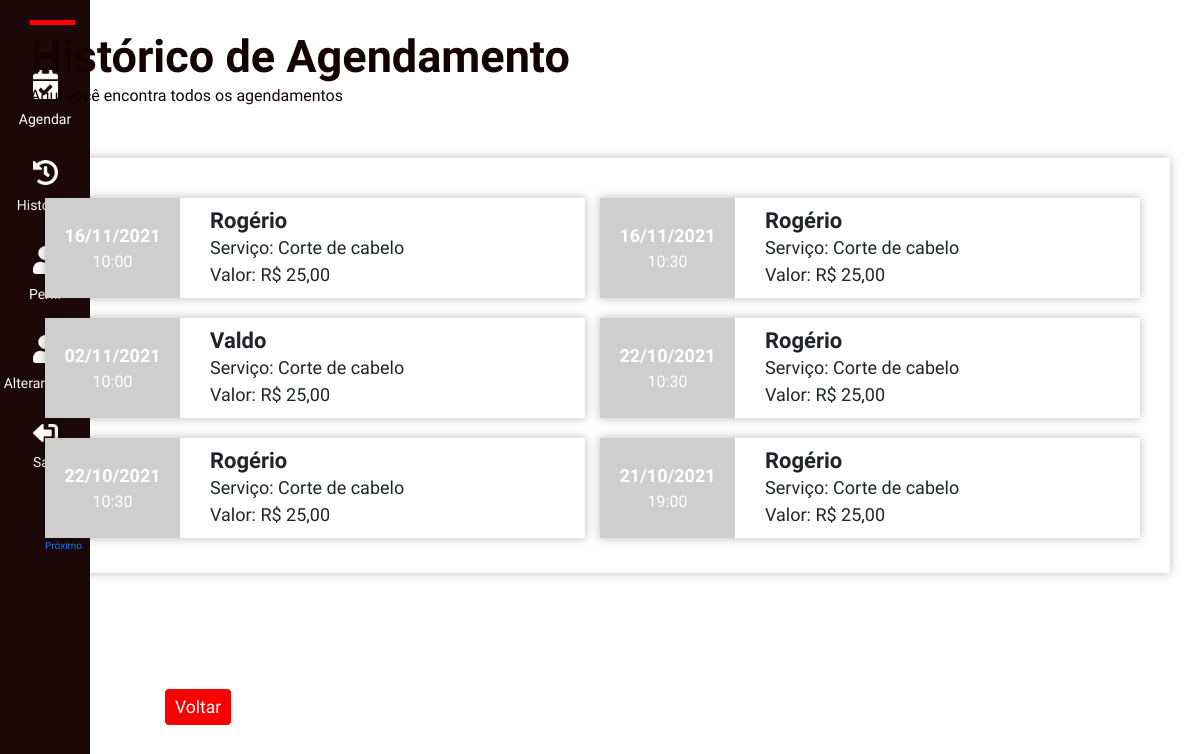
Before: /historico_reservas (signed in) with the older database file.
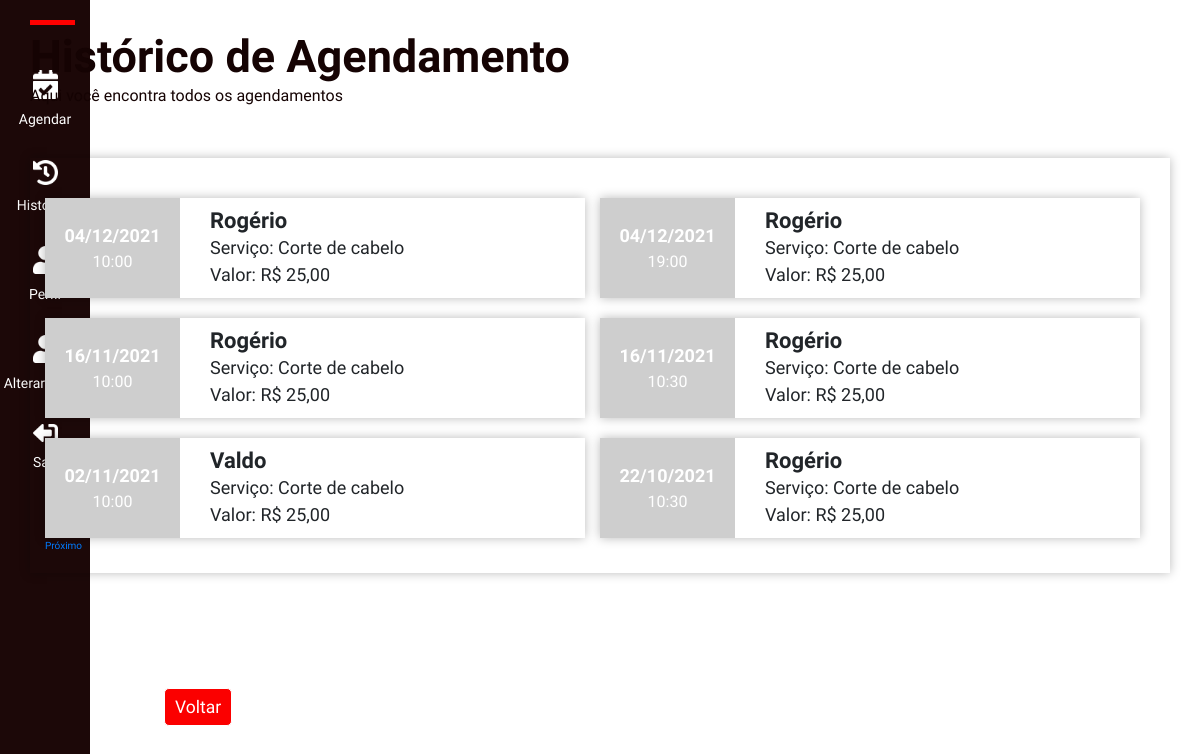
After: the same page with the newer database file.
### app/models.py (models this page shows, shortened)
class Reserva(db.Model):
    id_reserva = db.Column(db.Integer, primary_key=True)
    horario_inicio = db.Column(db.Time)
    horario_fim = db.Column(db.Time)
    data = db.Column(db.Date)
    usuario_id = db.Column(db.Integer, db.ForeignKey('usuario.id'))
    barbeiro_id = db.Column(db.Integer, db.ForeignKey('barbeiro.id_barbeiro'))
    servico_id = db.Column(db.Integer, db.ForeignKey('servico.id_servico'))
    def reservas_por_cliente(self, usuario_id):
        reservas = Reserva.query\
                .join(Usuario, Reserva.usuario_id==Usuario.id)\
                .join(Barbeiro, Reserva.barbeiro_id==Barbeiro.id_barbeiro)\
                .join(Servico, Reserva.servico_id==Servico.id_servico)\
                .add_columns(
                    Reserva.id_reserva,
                    Reserva.data,
                    Reserva.horario_inicio.label('hora'),
                    Barbeiro.nome.label('barbeiro'),
                    Servico.nome.label('servico'),
                    Servico.valor
                )\
                .filter(Reserva.usuario_id == usuario_id)\
                .order_by(desc(Reserva.data))
        return reservas

class Barbeiro(db.Model):
    id_barbeiro = db.Column(db.Integer, primary_key=True)
    nome = db.Column(db.String(100), index=True)
    email = db.Column(db.String(100), index=True, unique=True)
    senha = db.Column(db.String(128))
    status_bloqueio = db.Column(db.Boolean, default=0)
    atendimentos = db.relationship('Reserva', backref='barbeiro', lazy='dynamic')

class Servico(db.Model):
    id_servico = db.Column(db.Integer, primary_key=True)
    nome = db.Column(db.String(100))
    valor = db.Column(db.Float)
    servico_executado = db.relationship('Reserva', backref='servico', lazy='dynamic')

### app/routes.py (the view)
@app.route('/historico_reservas')
def historico_reservas():
    usuario_id = session['id_usuario']
    reservas = Reserva()
    page = request.args.get('page', 1, type=int)
    reservas = reservas.reservas_por_cliente(usuario_id).paginate(
        page, 6, False
    )
    next_url = url_for('historico_reservas', page=reservas.next_num) \
        if reservas.has_next else None
    prev_url = url_for('historico_reservas', page=reservas.prev_num) \
        if reservas.has_prev else None
    lista_reservas = []
    for reserva in reservas.items:
        retroativa = reserva.data < date.today()
        r = {
                "id": reserva.id_reserva,
                "data": reserva.data.strftime("%d/%m/%Y"),
                "hora": reserva.hora.strftime("%H:%M"),
                "barbeiro": reserva.barbeiro,
                "servico": reserva.servico,
                "retroativa": retroativa
            }
        lista_reservas.append(r)
    return render_template(
        'historico_reservas.html',
        titulo='Histórico de Reservas',
        reservas=lista_reservas,
        next_url=next_url,
        prev_url=prev_url
    )

### app/templates/historico_reservas.html (shortened to what this page needs)
{% extends "base.html" %}
{% block content %}
<section>
    <div class="container">
        <div class="row">
            <div class="col-12 px-0">
                <h1 class="c-brown section__title u-title-after">Histórico de Agendamento</h1>
                <p class="c-brown section__subtitle">Aqui você encontra todos os agendamentos</p>
            </div>
            <div class="col-12 historic__card">
                <div class="col-12 d-flex flex-wrap">
                    {% for reserva in reservas %}
                        <div class="d-flex pl-0 historic__status">
                            {% if reserva['retroativa'] %}
                            <div class="col-3 bgc-gray2 d-flex flex-column align-items-center justify-content-center">
                            {% else %}
                            <div class="col-3 bgc-green d-flex flex-column align-items-center justify-content-center">
                            {% endif %}
                                <h2 class="c-white">{{reserva.data}}</h2>
                                <h3 class="c-white">{{reserva.hora}}</h3>
                            </div>
                            <div class="col-9 pl-5 position-relative d-flex flex-column justify-content-center">
                                <h2>{{reserva.barbeiro}}</h2>
                                <p>Serviço: {{reserva.servico}}</p>
                                <p>Valor: R$ 25,00</p>
                            </div>
                        </div>
                    {% endfor %}
                    {% if next_url %}
                    <a href="{{ next_url }}">Próximo</a>
                    {% endif %}
                </div>
            </div>
        </div>
    </div>
    <div class="vhistorico">
        <a href="#" onclick="history.go(-1)" class="btn btn-primary btn-lg">Voltar</a>
   </div>
</section>
{% endblock %}

### app/templates/base.html (shortened to what this page needs)
<!DOCTYPE html>
<html lang="pt-br">
    <head>
        <link rel="stylesheet" href="https://maxcdn.bootstrapcdn.com/bootstrap/4.0.0/css/bootstrap.min.css">
        <link rel="stylesheet" href="/static/css/main.min.css">
    </head>
    <body>
        <main>
            {% if session['id_usuario'] %}
            <nav class="menu__side">
                <ul>
                    <a href="{{ url_for('index') }}">
                        <li class="mt-5">
                            <img src="../static/img/icon/calendario.png" alt="">
                            <p class="d-block c-white mt-3">Agendar</p>
                        </li>
                    </a>
                    <a href="{{ url_for('historico_reservas') }}">
                        <li class="mt-5">
                            <img src="../static/img/icon/historico.png" alt="">
                            <p class="d-block c-white mt-3">Histórico</p>
                        </li>
                    </a>
                    <a href="{{ url_for('editar_perfil', id=session['id_usuario']) }}">
                        <li class="mt-5">
                            <p class="d-block c-white mt-3">Perfil</p>
                        </li>
                    </a>
                    <a href="{{ url_for('alterar_senha', id=session['id_usuario']) }}">
                        <li>
                            <p class="d-block c-white mt-3">Alterar senha</p>
                        </li>
                    </a>
                    <a href="{{ url_for('logout') }}">
                        <li class="mt-5">
                            <img src="../static/img/icon/sair.png" alt="">
                            <p class="d-block c-white mt-3">Sair</p>
                        </li>
                    </a>
                </ul>
            </nav>
            {% endif %}
            {% block content %}{% endblock %}
        </main>
    </body>
</html>

Changed rows visible on the page:
no longer on this page (row unchanged): Reserva: data "22/10/2021", hora "10:30", barbeiro "Rogério", servico "Corte de cabelo"
no longer on this page (row unchanged): Reserva: data "21/10/2021", hora "19:00", barbeiro "Rogério", servico "Corte de cabelo"
added Reserva: data "04/12/2021", hora "10:00", barbeiro "Rogério", servico "Corte de cabelo"
added Reserva: data "04/12/2021", hora "19:00", barbeiro "Rogério", servico "Corte de cabelo"
